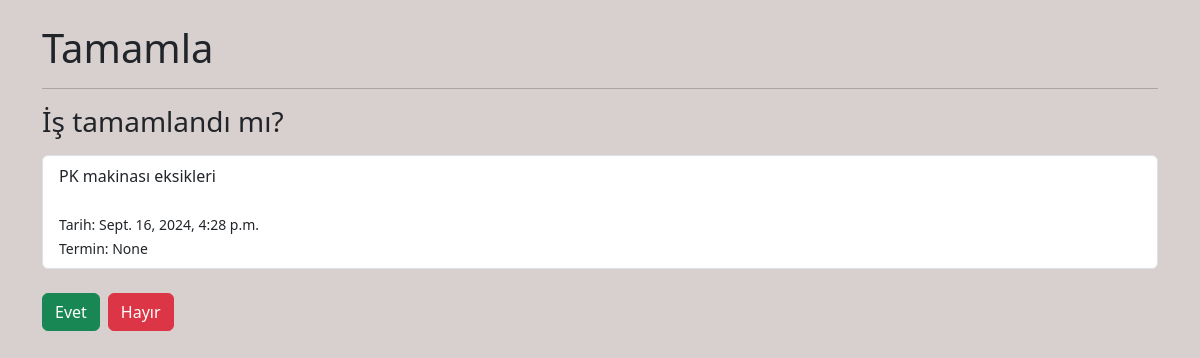
The app's page /complete/28, older data.
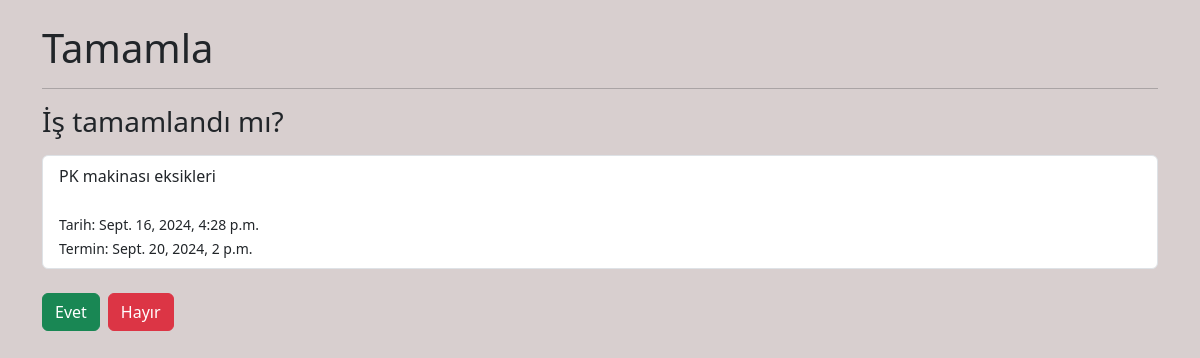
The same page, newer data.
### app_1/models.py (models this page shows, shortened)
class Task(models.Model):
    title = models.CharField(max_length=200)
    description = models.TextField(blank=True, null=True)
    created_at = models.DateTimeField(auto_now_add=True)
    due_date = models.DateTimeField(null=True, blank=True)
    is_completed = models.BooleanField(default=False)

### app_1/views.py (the view)
# urls.py: path("complete/<int:task_id>", views.complete_task, name="complete_task"),
def complete_task(request, task_id):
    task = Task.objects.get(id=task_id)
    if request.method == "POST":
        task.complete_task()
        return redirect("task_list")
    context = {"task": task, "name": "Tamamla"}
    return render(request, "app_1/complete_task.html", context)

### app_1/templates/app_1/complete_task.html (shortened to what this page needs)
{% extends "base.html" %}
{% block content %}
  <div class="container">
    <h1 class="mt-4">{{ name }}</h1>
    <hr>
    <h3>İş tamamlandı mı?</h3>
    <ul class="list-group mt-3">
      <li class="list-group-item">
        {{ task.title }}
        <br>
        <br>
        <small>Tarih: {{ task.created_at }}</small>
        <br>
        <small>Termin: {{ task.due_date }}</small>
        <br>
        </li>
      </ul>
      <br>
      <div class="d-flex">
        <button type="submit" class="btn btn-success me-2">Evet</button>
        <a href="{% url 'task_list' %}" class="btn btn-danger">Hayır</a>
      </div>
  </div>
{% endblock content %}

Row changes from the older to the newer data that the page shows:
changed Task "PK makinası eksikleri": due_date "None" → "Sept. 20, 2024, 2 p.m."
